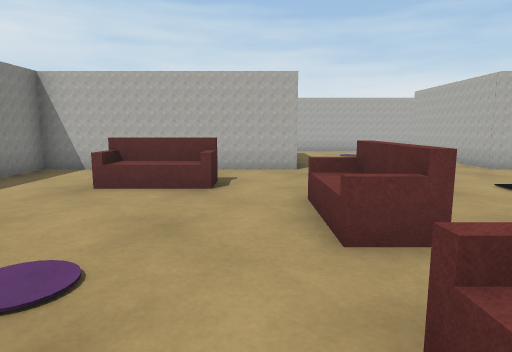
view 1 (above)

16 first-person views from a walk through a robot-simulator world made for Webots. The camera is 1 m above the floor, tilts 8° down and sees 75° across. The floor is counted in squares, 1 m on a side. Each view is taken from the middle of a square. On the plan, view 1 faces up. The plan holds only what a view shows up to about 13 squares ahead; the rest is blank. Webots' stock objects and surfaces are drawn as simple stand-ins.

view 2
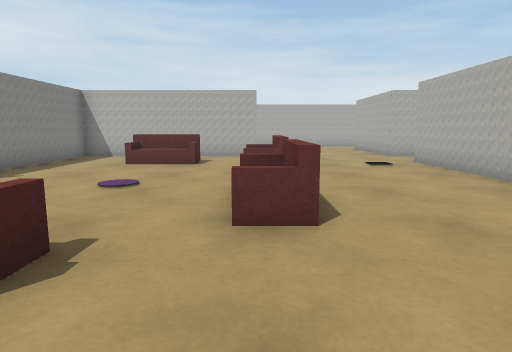

view 3
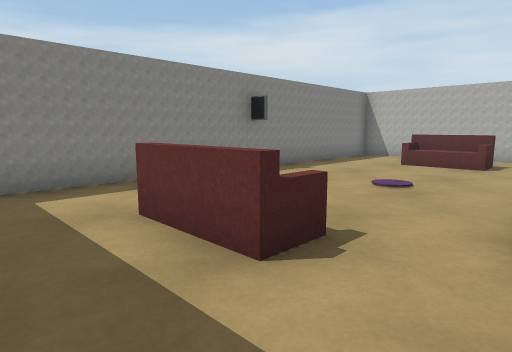

view 4
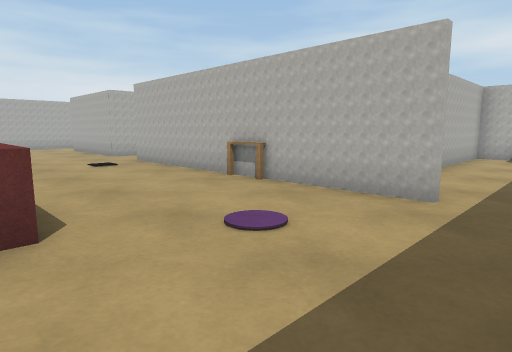

view 5
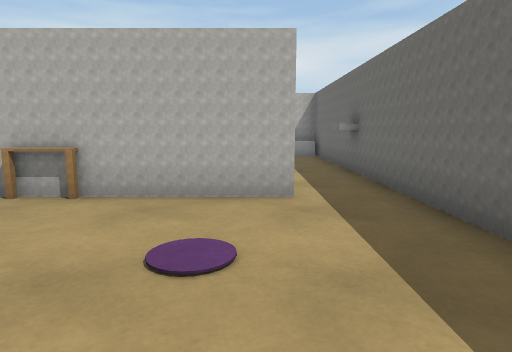

view 6
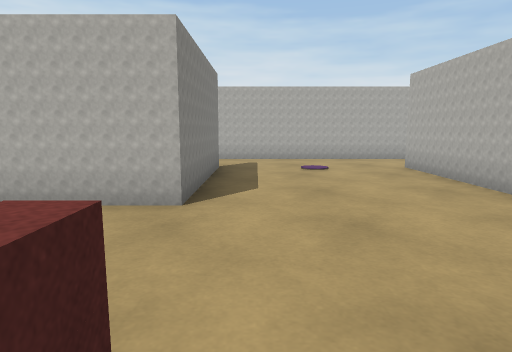

view 7
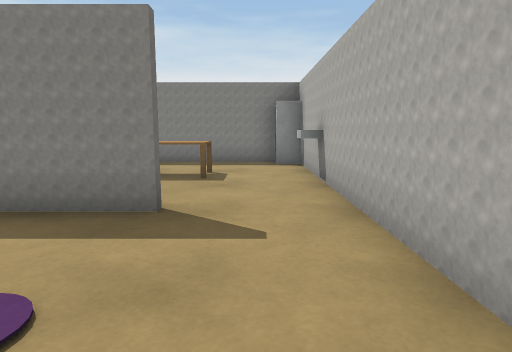

view 8
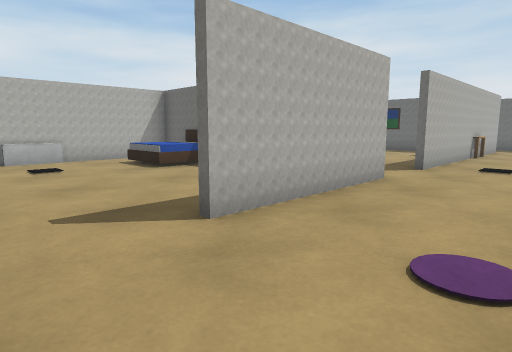

view 9
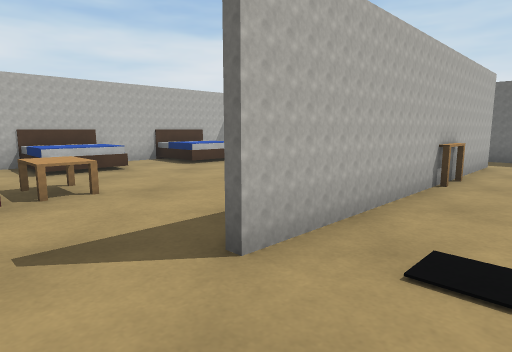

view 10
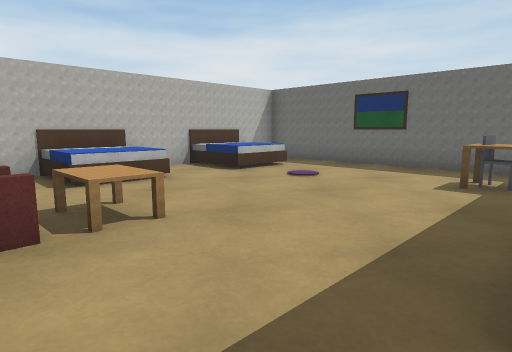

view 11
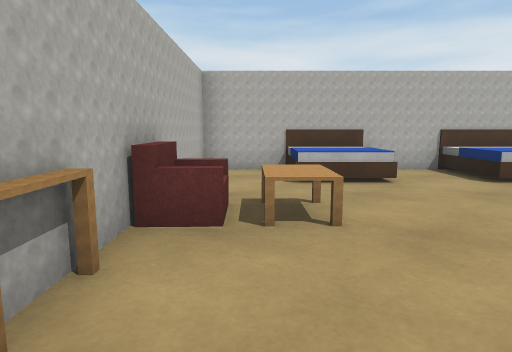

view 12
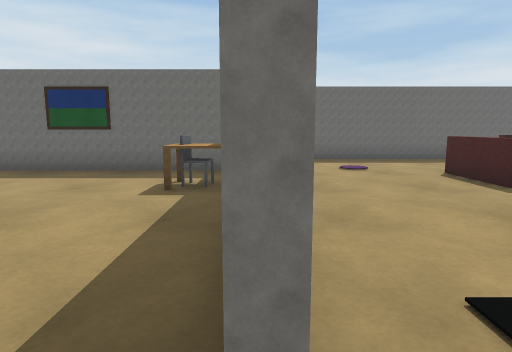

view 13
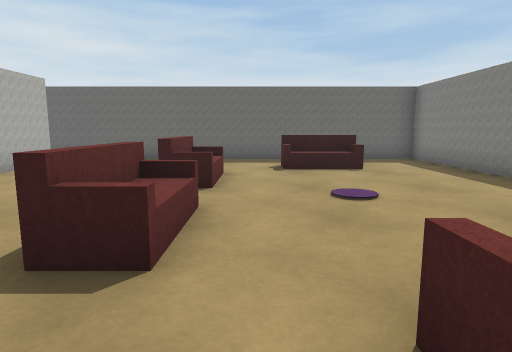

view 14
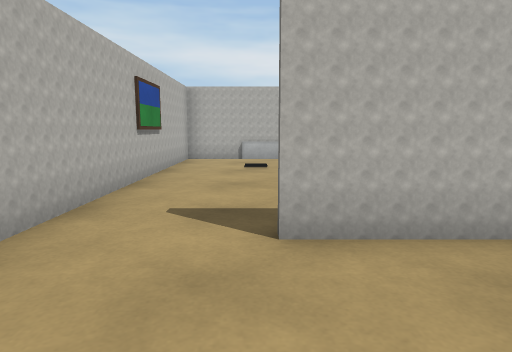

view 15
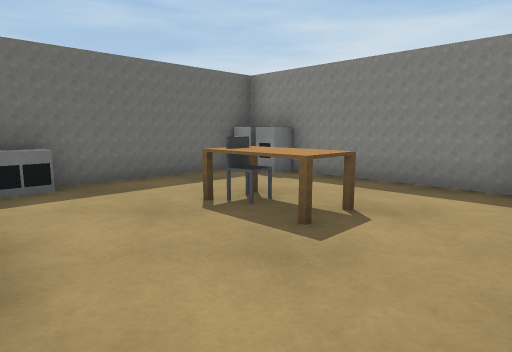

view 16
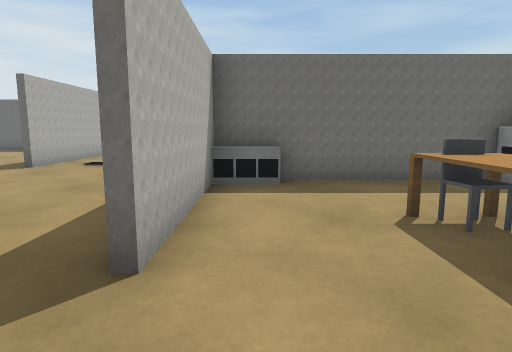

### Floor plan
Points are (right, up) in squares from view 1. A wall is a line through its corners. A room is listed if a view was taken in it or the views show most of it. See-through windows are left out.
Room 1 (views 1, 2, 3, 4, 5, 6, 8, 9, 13, 14, 15, 16)
walls: (-0.4, 8.3) (-4.5, 8.3); (0.8, 9.5) (0.8, 12.9); (5.9, 1.4) (5.9, 6.4); (5.9, 8.3) (5.9, 12.9); (-4.5, 8.5) (-0.4, 8.5); (5.9, -1.6) (5.9, 0.4); (-5.3, 8.2) (-5.3, -4.3) (13.5, -4.3); (1, 12.9) (1, 9.4); (4.6, 15.3) (-4.4, 15.3); (-5.3, 14.2) (-5.3, 10.7); (14.3, -2.3) (14.3, -1.3) (10.5, -1.3)
ways out: opening at (5.3, 14) to room 2; opening at (6, 7.5) to room 2
objects: TV (-6, 2) to (-5, 2); washing machine (-5, 9); washing machine (-5, 10); fridge (-5, 15); sofa (-3, 6) to (-1, 6); table (-3, 12) to (-2, 13); sofa (-2, -2) to (-1, -2); other object (-2, 11); sink (-2, 15); oven (0, 9); sofa (1, 0) to (1, 1); sofa (1, 3) to (1, 4); oven (1, 9); sink (9, -4); bathtub (14, -4) to (14, -3)
Room 2 (views 7, 10, 11, 12)
walls: (9.5, 8.3) (8.4, 8.3); (13.4, 8.5) (14.3, 8.5) (14.3, 11.4); (6.5, 8.3) (5.9, 8.3); (14.3, 6.7) (14.3, 8.3) (13.4, 8.3); (14.3, 2.7) (14.3, 4.4); (14.3, 13.6) (14.3, 15.3) (4.6, 15.3); (5.9, 0.4) (5.9, 1.4); (6.8, -1.1) (14.3, -1.1) (14.3, 0.4)
ways out: opening at (5.3, 14) to room 1; opening at (6, 7.5) to room 1
objects: table (6, 1); other object (7, 1); table (7, 8) to (8, 9); table (10, 6); armchair (10, 7) to (10, 8); painting (10, 15); bed (11, 9) to (13, 10); bed (12, 1) to (14, 2); bed (12, 5) to (14, 6); radiator (14, 12); radiator (14, 13)

Where each view was taken, in squares from view 1:
view 1: 0 up, 0 right, facing up
view 2: 4 down, 1 right, facing up
view 3: 4 down, 1 right, facing up-left
view 4: 4 down, 1 right, facing up-right
view 5: 2 down, 1 right, facing right
view 6: 4 up, 2 right, facing up
view 7: 14 up, 5 right, facing left
view 8: 15 up, 3 right, facing down-right
view 9: 8 up, 4 right, facing down-right
view 10: 8 up, 6 right, facing down-right
view 11: 7 up, 6 right, facing right
view 12: 7 up, 6 right, facing down
view 13: 7 up, 0 right, facing down
view 14: 13 up, 3 right, facing right
view 15: 15 up, 1 right, facing down-left
view 16: 15 up, 0 right, facing down
